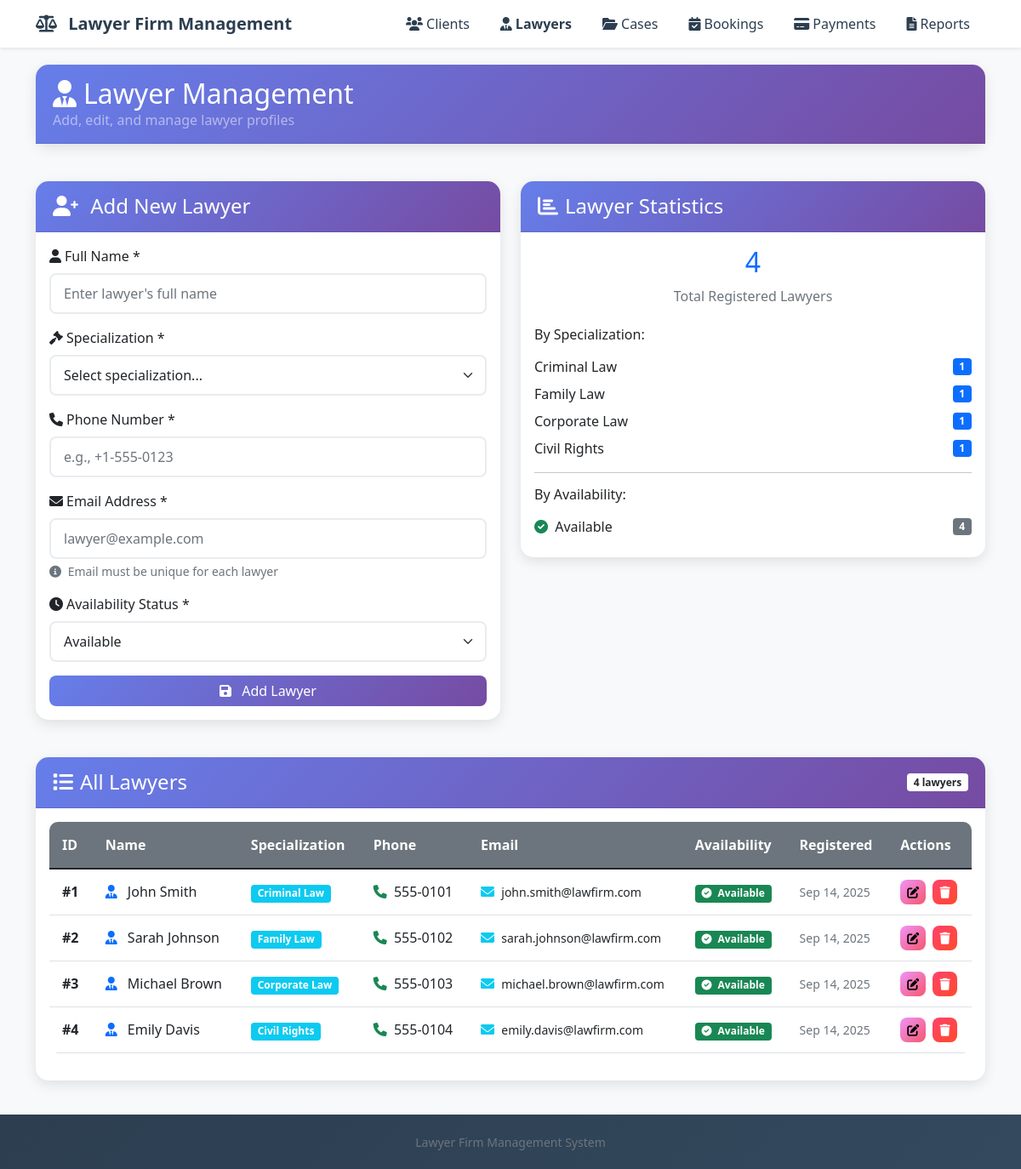
/lawyers.php, run on the app's committed database.
### tables this page shows
CREATE TABLE lawyers (
    lawyer_id INT AUTO_INCREMENT PRIMARY KEY,
    name VARCHAR(100) NOT NULL,
    specialization VARCHAR(100) NOT NULL,
    phone VARCHAR(15) NOT NULL,
    email VARCHAR(100) UNIQUE NOT NULL,
    availability ENUM('Available', 'Busy', 'On Leave') DEFAULT 'Available',
    created_at TIMESTAMP DEFAULT CURRENT_TIMESTAMP
);

### lawyers.php (the view, shortened to what this page needs)
<?php
require_once 'config.php';
try {
    $fetchQuery = "SELECT * FROM lawyers ORDER BY created_at DESC";
    $fetchStmt = $conn->prepare($fetchQuery);
    $fetchStmt->execute();
    $lawyers = $fetchStmt->fetchAll();
} catch(PDOException $e) {
    $error_message = "Error fetching lawyers: " . $e->getMessage();
}
$editLawyer = null;
include 'header.php';
?>
<div class="row mb-4">
    <div class="col-12">
        <div class="card">
            <div class="card-header">
                <h2 class="mb-0">
                    <i class="fas fa-user-tie me-2"></i>Lawyer Management
                </h2>
                <p class="mb-0 text-white-50">Add, edit, and manage lawyer profiles</p>
            </div>
        </div>
    </div>
</div>
<div class="row mb-4">
    <div class="col-md-6">
        <div class="card">
            <div class="card-header">
                <h4 class="mb-0">
                    <i class="fas fa-user-plus me-2"></i>
                    <?php echo $editLawyer ? 'Edit Lawyer' : 'Add New Lawyer'; ?>
                </h4>
            </div>
            <div class="card-body">
                <form method="POST" action="" onsubmit="return validateLawyerForm()">
                    <div class="mb-3">
                        <label for="name" class="form-label">
                            <i class="fas fa-user me-1"></i>Full Name *
                        </label>
                        <input type="text"
                               class="form-control"
                               id="name"
                               name="name"
                               value="<?php echo $editLawyer ? htmlspecialchars($editLawyer['name']) : ''; ?>"
                               required
                               placeholder="Enter lawyer's full name">
                    </div>
                    <div class="mb-3">
                        <label for="specialization" class="form-label">
                            <i class="fas fa-gavel me-1"></i>Specialization *
                        </label>
                        <select class="form-select" id="specialization" name="specialization" required>
                            <option value="">Select specialization...</option>
                        </select>
                    </div>
                    <div class="mb-3">
                        <label for="phone" class="form-label">
                            <i class="fas fa-phone me-1"></i>Phone Number *
                        </label>
                        <input type="tel"
                               class="form-control"
                               id="phone"
                               name="phone"
                               value="<?php echo $editLawyer ? htmlspecialchars($editLawyer['phone']) : ''; ?>"
                               required
                               placeholder="e.g., +1-555-0123">
                    </div>
                    <div class="mb-3">
                        <label for="email" class="form-label">
                            <i class="fas fa-envelope me-1"></i>Email Address *
                        </label>
                        <input type="email"
                               class="form-control"
                               id="email"
                               name="email"
                               value="<?php echo $editLawyer ? htmlspecialchars($editLawyer['email']) : ''; ?>"
                               required
                               placeholder="lawyer@example.com">
                        <div class="form-text">
                            <i class="fas fa-info-circle me-1"></i>
                            Email must be unique for each lawyer
                        </div>
                    </div>
                    <div class="mb-3">
                        <label for="availability" class="form-label">
                            <i class="fas fa-clock me-1"></i>Availability Status *
                        </label>
                        <select class="form-select" id="availability" name="availability" required>
                            <option value="Available" <?php echo ($editLawyer && $editLawyer['availability'] === 'Available') ? 'selected' : ''; ?>>Available</option>
                        </select>
                    </div>
                    <div class="d-grid gap-2">
                        <button type="submit" class="btn btn-primary">
                            <i class="fas fa-save me-2"></i>
                            <?php echo $editLawyer ? 'Update Lawyer' : 'Add Lawyer'; ?>
                        </button>
                    </div>
                </form>
            </div>
        </div>
    </div>
    <div class="col-md-6">
        <div class="card">
            <div class="card-header">
                <h4 class="mb-0">
                    <i class="fas fa-chart-bar me-2"></i>Lawyer Statistics
                </h4>
            </div>
            <div class="card-body">
                <?php
                $totalLawyers = count($lawyers);
                $specializations = array_count_values(array_column($lawyers, 'specialization'));
                $availabilityStats = array_count_values(array_column($lawyers, 'availability'));
                ?>
                <div class="text-center mb-4">
                    <h2 class="text-primary"><?php echo $totalLawyers; ?></h2>
                    <p class="text-muted">Total Registered Lawyers</p>
                </div>
                <h6 class="mb-3">By Specialization:</h6>
                <?php foreach ($specializations as $spec => $count): ?>
                    <div class="d-flex justify-content-between align-items-center mb-2">
                        <span><?php echo htmlspecialchars($spec); ?></span>
                        <span class="badge bg-primary"><?php echo $count; ?></span>
                    </div>
                <?php endforeach; ?>
                <hr class="my-3">
                <h6 class="mb-3">By Availability:</h6>
                <?php foreach ($availabilityStats as $status => $count): ?>
                    <div class="d-flex justify-content-between align-items-center mb-2">
                        <span>
                            <?php
                            $statusIcon = '';
                            switch($status) {
                                case 'Available': $statusIcon = 'fas fa-check-circle text-success'; break;
                            }
                            ?>
                            <i class="<?php echo $statusIcon; ?> me-1"></i>
                            <?php echo htmlspecialchars($status); ?>
                        </span>
                        <span class="badge bg-secondary"><?php echo $count; ?></span>
                    </div>
                <?php endforeach; ?>
            </div>
        </div>
    </div>
</div>
<div class="row">
    <div class="col-12">
        <div class="card">
            <div class="card-header d-flex justify-content-between align-items-center">
                <h4 class="mb-0">
                    <i class="fas fa-list me-2"></i>All Lawyers
                </h4>
                <span class="badge bg-white text-dark"><?php echo count($lawyers); ?> lawyers</span>
            </div>
            <div class="card-body">
                <?php if (!empty($lawyers)): ?>
                    <div class="table-responsive">
                        <table class="table table-hover">
                            <thead>
                                <tr>
                                    <th>ID</th>
                                    <th>Name</th>
                                    <th>Specialization</th>
                                    <th>Phone</th>
                                    <th>Email</th>
                                    <th>Availability</th>
                                    <th>Registered</th>
                                    <th>Actions</th>
                                </tr>
                            </thead>
                            <tbody>
                                <?php foreach ($lawyers as $lawyer): ?>
                                <tr>
                                    <td><strong>#<?php echo $lawyer['lawyer_id']; ?></strong></td>
                                    <td>
                                        <i class="fas fa-user-tie text-primary me-2"></i>
                                        <?php echo htmlspecialchars($lawyer['name']); ?>
                                    </td>
                                    <td>
                                        <span class="badge bg-info">
                                            <?php echo htmlspecialchars($lawyer['specialization']); ?>
                                        </span>
                                    </td>
                                    <td>
                                        <i class="fas fa-phone text-success me-1"></i>
                                        <?php echo htmlspecialchars($lawyer['phone']); ?>
                                    </td>
                                    <td>
                                        <i class="fas fa-envelope text-info me-1"></i>
                                        <small><?php echo htmlspecialchars($lawyer['email']); ?></small>
                                    </td>
                                    <td>
                                        <?php
                                        $statusClass = '';
                                        $statusIcon = '';
                                        switch($lawyer['availability']) {
                                            case 'Available':
                                                $statusClass = 'success';
                                                $statusIcon = 'fas fa-check-circle';
                                                break;
                                        }
                                        ?>
                                        <span class="badge bg-<?php echo $statusClass; ?>">
                                            <i class="<?php echo $statusIcon; ?> me-1"></i>
                                            <?php echo $lawyer['availability']; ?>
                                        </span>
                                    </td>
                                    <td>
                                        <small class="text-muted">
                                            <?php echo date('M j, Y', strtotime($lawyer['created_at'])); ?>
                                        </small>
                                    </td>
                                    <td>
                                        <a href="lawyers.php?edit_id=<?php echo $lawyer['lawyer_id']; ?>"
                                           class="btn btn-sm btn-warning me-1"
                                           title="Edit Lawyer">
                                            <i class="fas fa-edit"></i>
                                        </a>
                                        <form method="POST"
                                              style="display: inline-block;"
                                              onsubmit="return confirmDelete('lawyer', '<?php echo htmlspecialchars($lawyer['name']); ?>')">
                                            <button type="submit"
                                                    class="btn btn-sm btn-danger"
                                                    title="Delete Lawyer">
                                                <i class="fas fa-trash"></i>
                                            </button>
                                        </form>
                                    </td>
                                </tr>
                                <?php endforeach; ?>
                            </tbody>
                        </table>
                    </div>
                <?php endif; ?>
            </div>
        </div>
    </div>
</div>
<?php include 'footer.php'; ?>

### header.php (style rules this page uses)
body { font-family: 'Segoe UI', Tahoma, Geneva, Verdana, sans-serif; background-color: #f8f9fa; min-height: 100vh; display: flex; flex-direction: column; }
.card { border: none; border-radius: 15px; box-shadow: 0 5px 15px rgba(0,0,0,0.1); margin-bottom: 20px; }
.card-header { background: linear-gradient(135deg, #667eea 0%, #764ba2 100%); color: white; border-radius: 15px 15px 0 0 !important; padding: 15px 20px; }
.btn-primary { background: linear-gradient(135deg, #667eea 0%, #764ba2 100%); border: none; border-radius: 8px; }
.btn-danger { background: linear-gradient(135deg, #ff416c 0%, #ff4b2b 100%); border: none; border-radius: 8px; }
.btn-warning { background: linear-gradient(135deg, #f093fb 0%, #f5576c 100%); border: none; border-radius: 8px; }
.table { border-radius: 10px; overflow: hidden; }
.table thead th { background-color: #6c757d; color: white; border: none; padding: 15px; }
.table tbody td { padding: 12px 15px; vertical-align: middle; }
.form-control, .form-select { border-radius: 8px; border: 2px solid #e9ecef; padding: 10px 15px; }

### data on the page
lawyers: lawyer_id "1", name "John Smith", specialization "Criminal Law", phone "555-0101", email "john.smith@lawfirm.com", availability "Available", created_at "Sep 14, 2025"
lawyers: lawyer_id "2", name "Sarah Johnson", specialization "Family Law", phone "555-0102", email "sarah.johnson@lawfirm.com", availability "Available", created_at "Sep 14, 2025"
lawyers: lawyer_id "3", name "Michael Brown", specialization "Corporate Law", phone "555-0103", email "michael.brown@lawfirm.com", availability "Available", created_at "Sep 14, 2025"
lawyers: lawyer_id "4", name "Emily Davis", specialization "Civil Rights", phone "555-0104", email "emily.davis@lawfirm.com", availability "Available", created_at "Sep 14, 2025"

### other printed values
$totalLawyers "4"
$spec "Criminal Law"
$spec "Family Law"
$spec "Corporate Law"
$spec "Civil Rights"
$status "Available"
$count "4"
count($lawyers) "4"
